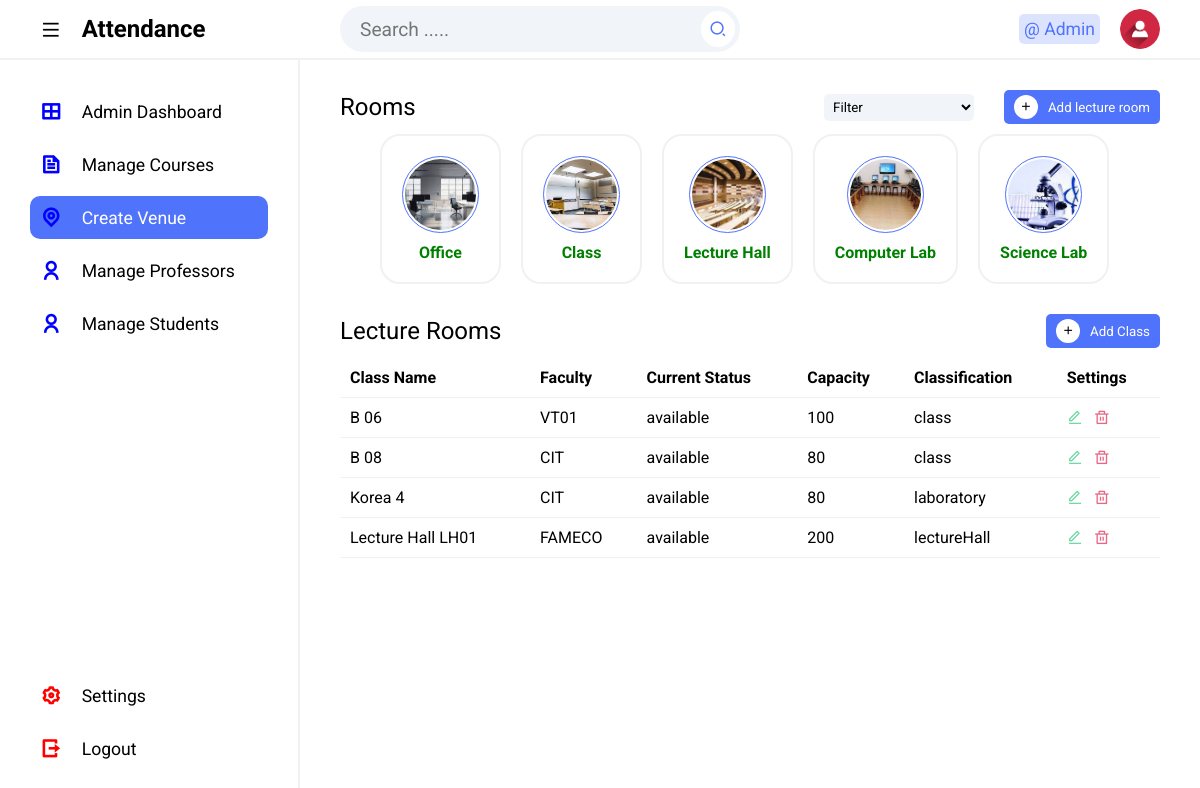
Before: /Admin/createVenue.php (signed in) with the older database file.
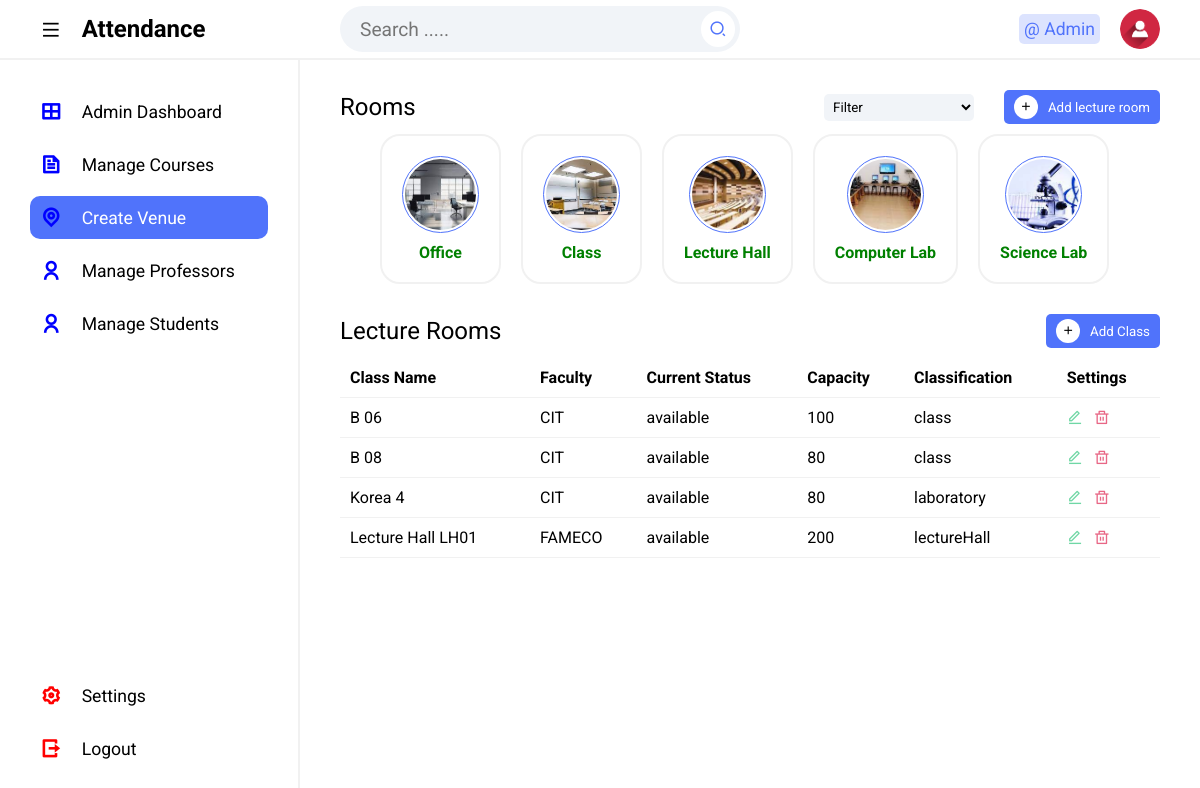
After: the same page with the newer database file.
### tables this page shows
CREATE TABLE `tblvenue` (
  `ID` int(10) NOT NULL,
  `className` varchar(50) NOT NULL,
  `facultyCode` varchar(50) NOT NULL,
  `currentStatus` varchar(50) NOT NULL,
  `capacity` int(10) NOT NULL,
  `classification` varchar(50) NOT NULL,
  `dateCreated` date NOT NULL
);

### Admin/createVenue.php (the view, shortened to what this page needs)
<?php
include '../Includes/dbcon.php';
?>
<!DOCTYPE html>
<html lang="en">
<head>
  <link rel="stylesheet" href="css/styles.css">
  <link href="https://cdnjs.cloudflare.com/ajax/libs/remixicon/4.2.0/remixicon.css" rel="stylesheet">
</head>
<body>
<?php include 'includes/topbar.php'?>
<section class="main">
<?php include 'includes/sidebar.php';?>
 <div class="main--content">
 <div class="rooms">
                <div class="title">
                    <h2 class="section--title">Rooms</h2>
                    <div class="rooms--right--btns">
                        <select name="date" id="date" class="dropdown room--filter">
                            <option >Filter</option>
                        </select>
                        <button id="addClass1" class="add"><i class="ri-add-line"></i>Add lecture room</button>
                    </div>
                </div>
                <div class="rooms--cards">
                    <a href="#" class="room--card">
                        <div class="img--box--cover">
                            <div class="img--box">
                            <img src="img/office image.jpeg" alt="">
                            </div>
                        </div>
                        <p class="free">Office</p>
                    </a>
                    <a href="#" class="room--card">
                        <div class="img--box--cover">
                            <div class="img--box">
                            <img src="img/class.jpeg" alt="">
                            </div>
                        </div>
                        <p class="free">Class</p>
                    </a>
                    <a href="#" class="room--card">
                        <div class="img--box--cover">
                            <div class="img--box">
                                <img src="img/lecture hall.jpeg" alt="">
                            </div>
                        </div>
                        <p class="free">Lecture Hall</p>
                    </a>
                    <a href="#" class="room--card">
                        <div class="img--box--cover">
                            <div class="img--box">
                            <img src="img/computer lab.jpeg" alt="">
                            </div>
                        </div>
                        <p class="free">Computer Lab</p>
                    </a>
                    <a href="#" class="room--card">
                        <div class="img--box--cover">
                            <div class="img--box">
                            <img src="img/laboratory.jpeg" alt="">
                            </div>
                        </div>
                        <p class="free">Science Lab</p>
                    </a>
                </div>
            </div>
            <div class="table-container">
            <div class="title" id="addClass2">
                    <h2 class="section--title">Lecture Rooms</h2>
                    <button class="add"><i class="ri-add-line"></i>Add Class</button>
                </div>
                <div class="table">
                    <table>
                        <thead>
                            <tr>
                                <th>Class Name</th>
                                <th>Faculty</th>
                                <th>Current Status</th>
                                <th>Capacity</th>
                                <th>Classification</th>
                                <th>Settings</th>
                            </tr>
                        </thead>
                        <tbody>
                        <?php
                        $sql = "SELECT * FROM tblvenue";
                        $result = $conn->query($sql);
                        if ($result->num_rows > 0) {
                        while ($row = $result->fetch_assoc()) {
                            echo "<tr>";
                            echo "<td>" . $row["className"] . "</td>";
                            echo "<td>" . $row["facultyCode"] . "</td>";
                            echo "<td>" . $row["currentStatus"] . "</td>";
                            echo "<td>" . $row["capacity"] . "</td>";
                            echo "<td>" . $row["classification"] . "</td>";
                            echo "<td><span><i class='ri-edit-line edit'></i><i class='ri-delete-bin-line delete'></i></span></td>";
                            echo "</tr>";
                        }
                    } else {
                        echo "<tr><td colspan='6'>No records found</td></tr>";
                    }
                    ?>
                        </tbody>
                    </table>
                </div>
            </div>
 </div>
</section>
</body>
</html>

### Admin/Includes/topbar.php (shortened to what this page needs)
<?php
$fullName = "";
if (isset($_SESSION['userId'])) {
    $userId = $conn->real_escape_string($_SESSION['userId']);
    $query = "SELECT * FROM tbladmin WHERE Id = $userId";
    $rs = $conn->query($query);
    if ($rs) {
        $num = $rs->num_rows;
        if ($num > 0) {
            $row = $rs->fetch_assoc();
            $fullName = $row['firstName'] . " " . $row['lastName'];
                } else {
            echo "Admin not found";
        }
    } else {
        echo "Error: " . $conn->error;
    }
} else {
 header('location: ../index.php');
}
?>
<section class="header">
    <div class="logo">
        <i class="ri-menu-line icon icon-0 menu"></i>
        <h2>Attendance </h2>
    </div>
    <div class="search--notification--profile">
        <div id="searchInput" class="search">
            <input type="text" id="searchText" placeholder="Search .....">
            <button onclick="searchItems()"><i class="ri-search-2-line"></i></button>
        </div>
        <div class="notification--profile">
            <div class="picon lock">
                @ <?php echo $fullName; ?>
            </div>
            <div class="picon profile">
                <img src="img/user.png" alt="">
            </div>
        </div>
    </div>
</section>

### Admin/Includes/sidebar.php (shortened to what this page needs)
<div class="sidebar">
            <ul class="sidebar--items">
                <li>
                    <a href="index.php">
                        <span class="icon icon-1"><i class="ri-layout-grid-line"></i></span>
                        <span class="sidebar--item">Admin Dashboard</span>
                    </a>
                </li>
                <li>
                    <a href="createCourse.php">
                        <span class="icon icon-1"><i class="ri-file-text-line"></i></span>
                        <span class="sidebar--item">Manage Courses</span>
                    </a>
                </li>
                <li>
                    <a href="createVenue.php">
                        <span class="icon icon-1"><i class="ri-map-pin-line"></i></span>
                        <span class="sidebar--item" style="white-space: nowrap;">Create Venue</span>
                    </a>
                </li>
                <li>
                    <a href="createLecture.php">
                        <span class="icon icon-1"><i class="ri-user-line"></i></span>
                        <span class="sidebar--item">Manage Professors</span>
                    </a>
                </li>
                <li>
                    <a href="createStudent.php">
                        <span class="icon icon-1"><i class="ri-user-line"></i></span>
                        <span class="sidebar--item">Manage Students</span>
                    </a>
                </li>
            </ul>
            <ul class="sidebar--bottom-items">
                <li>
                    <a href="#">
                        <span class="icon icon-2"><i class="ri-settings-3-line"></i></span>
                        <span class="sidebar--item">Settings</span>
                    </a>
                </li>
                <li>
                    <a href="../logout.php">
                        <span class="icon icon-2"><i class="ri-logout-box-r-line"></i></span>
                        <span class="sidebar--item">Logout</span>
                    </a>
                </li>
            </ul>
        </div>

### Admin/css/styles.css (style rules this page uses)
* { margin: 0; padding: 0; box-sizing: border-box; font-family: 'Roboto', sans-serif; }
body { position: relative; width: 100%; }
.header { height: 60px; width: 100%; display: flex; align-items: center; border-bottom: 2px solid #f1f1f1; }
.logo { display: flex; align-items: center; width: 300px; padding-left: 40px; }
.search--notification--profile { display: flex; align-items: center; justify-content: space-between; width: calc(100% - 300px); padding: 0 40px; }
.search { background-color: #f1f4f8; border-radius: 50px; width: 400px; padding: 5px; display: flex; align-items: center; justify-content: space-between; }
.search input { background-color: transparent; outline: none; border: none; text-indent: 15px; width: 85%; font-size:1.2em; }
.search button { outline: none; border: none; border-radius: 50%; background-color: #fff; padding: 8px; display: flex; align-items: center; justify-content: center; }
.search button i { font-size: 1.1rem; color: #5073fb; }
.notification--profile { display: flex; align-items: center; }
.picon { margin-left: 20px; font-size: 1.1rem; padding: 5px; border-radius: 5px; }
.lock { color: #5073fb; background-color: rgba(80, 115, 251, .2); }
.profile { position: relative; width: 40px; height: 40px; border-radius: 50%; overflow: hidden; }
img { position: absolute; top: 0; left: 0; width: 100%; height: 100%; object-fit: cover; }
.main { position: relative; width: 100%; min-height: calc(100vh - 60px); }
.sidebar { position: absolute; height:300px; top: 0; left: 0; height: 100%; width: 300px; background-color: #fff; padding: 30px; display: flex; flex-direction: column; justify-content: space-between; border-right: 2px solid #f1f1f1; transition: .3s; }
li { list-style: none; }
a { text-decoration: none; }
.sidebar--items a, .sidebar--bottom-items a { display: flex; align-items: center; margin-bottom: 10px; font-size: 1.1rem; color: #000; padding: 10px; border-radius: 10px; }
#active--link { background-color: #5073fb; color: #fff; }
.sidebar--bottom-items li:last-child a { margin-bottom: 0; }
.icon { position: relative; display: flex; align-items: center; justify-content: center; margin-right: 20px; font-size: 1.3rem; }
.icon-1 { color: blue; font-weight:bold; }
.icon-2 { color: red; font-weight:bold; }
thead { position:sticky; top:0; background-color:white; padding:20px; }
.main--content { position: absolute; top: 0; right: 0; height: 100%; width: calc(100% - 300px); padding: 0 40px; transition: .3s; }
.title { display: flex; align-items: center; justify-content: space-between; margin-bottom: 10px; margin-top: 30px; }
.section--title { font-weight: 400; }
.dropdown { outline: none; border: none; background-color: #f1f4f8; border-radius: 5px; width: 150px; padding: 5px; }
.rooms--right--btns { display: flex; align-items: center; gap: 30px; }
.add { display: flex; align-items: center; padding: 5px 10px; outline: none; border: none; background-color: #5073fb; color: #fff; border-radius: 5px; cursor: pointer; transition: .3s; }
.add i { margin-right: 10px; padding: 5px; background-color: #fff; border-radius: 50%; color: #000; }
.rooms--cards { display: flex; gap: 20px; padding-left:2.5rem; }
.room--card { padding: 20px; border-radius: 20px; height: auto; transition: .3s; border: 2px solid #f1f1f1; display: flex; flex-direction: column; align-items: center; font-size: .8rem; }
.img--box--cover { border: 1px solid #5073fb; padding: 2px; border-radius: 50%; display: inline-block; margin-bottom: 10px; }
.img--box { position: relative; width: 71px; height: 71px; overflow: hidden; border-radius: 50%; }
.free { color:green; font-weight:bold; font-size:1rem; }
.table-container { margin-bottom: 20px; }
.table { height: 200px; overflow-y: scroll; }
table { width: 100%; text-align: left; border-collapse: collapse; }
tr { border-bottom: 1px solid #f1f1f1; }
td, th { padding-block: 10px; padding:10px; }
.edit { color: #70d7a5; margin-right: 10px; }
.delete { color: #e86786; }
@media screen and (max-width:1350px) { .cards, .rooms--cards { overflow-x: hidden; } }

Changed rows visible on the page:
changed tblvenue (number 1 of 4 on the later page): facultyCode "VT01" → "CIT"
